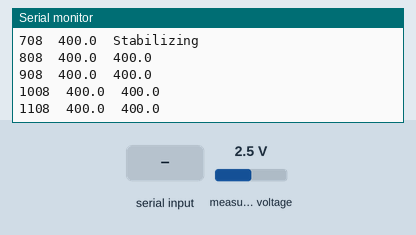
Recording of a sketch running on a simulated Arduino Nano, built with avr-gcc and run on an emulated ATmega328P. On the bench: the last lines printed to the serial monitor. The test bench sets the inputs (shaded band); at power-on: measured voltage 2.5 V.

Above: at 1.2 s.
1.3 s: "n" received over Serial
At 1.42 s:
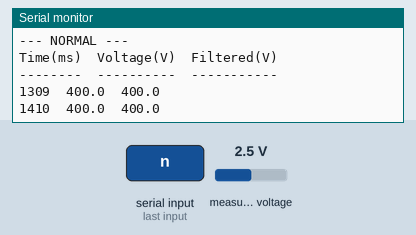
2.8 s: "c" received over Serial
At 2.92 s:
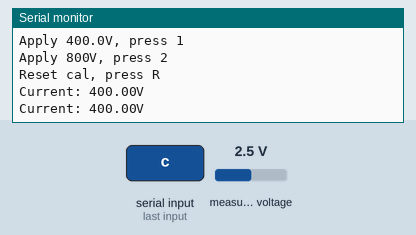
4.3 s: "i" received over Serial
5.8 s: "1" received over Serial
At 6.5 s:
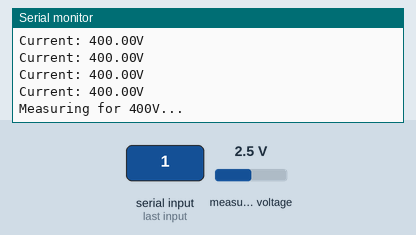
8.4 s: "2" received over Serial
At 9.68 s:
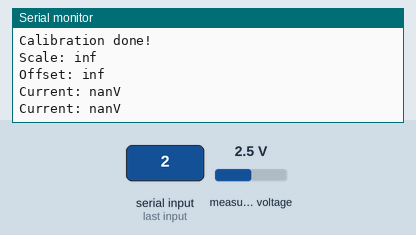
11.0 s: "N" received over Serial
At 11.18 s:
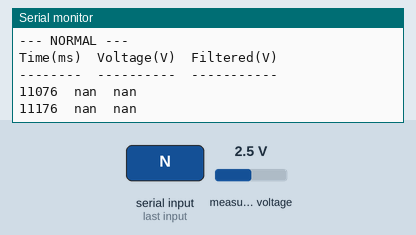

The sketch:

sketch_jun19a.ino
```cpp
#include <Wire.h>
#include <Adafruit_ADS1X15.h>

// Inisialisasi objek ADS1115
Adafruit_ADS1115 ads;

// Konstanta (menggunakan PROGMEM untuk menghemat RAM)
const float MIN_VOLTAGE = 400.0;
const float MAX_VOLTAGE = 600.0;
const float MAX_ADC_V = 4.9;
const float ADC_REF = 6.144;
const int16_t ADC_MAX = 32767;

// Variabel kalibrasi (simplified)
float cal_offset = 0.0;
float cal_scale = 1.0;

// Filtering - reduced size
const byte SAMPLES = 8;  // Reduced from 20 to 8
float readings[SAMPLES];
byte readIndex = 0;
float readSum = 0;
bool ready = false;

// Timing
unsigned long lastRead = 0;
const unsigned int INTERVAL = 100;

// Mode
byte mode = 0; // 0=normal, 1=calibrate

void setup() {
  Serial.begin(115200);

  Serial.println(F("=== Nano HV Monitor ==="));

  if (!ads.begin()) {
    Serial.println(F("ADS1115 Failed!"));
    while(1);
  }

  ads.setGain(GAIN_TWOTHIRDS);

  // Initialize readings array
  for (byte i = 0; i < SAMPLES; i++) {
    readings[i] = 0;
  }

  Serial.println(F("Ready! Commands:"));
  Serial.println(F("N-Normal, C-Cal, I-Info"));
  printHeader();
}

void loop() {
  // Check commands
  if (Serial.available()) {
    char cmd = Serial.read();
    handleCommand(cmd);
  }

  // Main operation
  if (millis() - lastRead >= INTERVAL) {
    lastRead = millis();

    if (mode == 0) {
      normalMode();
    } else {
      calibrateMode();
    }
  }
}

void handleCommand(char cmd) {
  switch (cmd) {
    case 'n':
    case 'N':
      mode = 0;
      Serial.println(F("\n--- NORMAL ---"));
      printHeader();
      break;

    case 'c':
    case 'C':
      mode = 1;
      Serial.println(F("\n--- CALIBRATE ---"));
      Serial.println(F("Apply 400.0V, press 1"));
      Serial.println(F("Apply 800V, press 2"));
      Serial.println(F("Reset cal, press R"));
      break;

    case 'i':
    case 'I':
      printInfo();
      break;

    case '1':
      if (mode == 1) calibratePoint(400.0);
      break;

    case '2':
      if (mode == 1) calibratePoint(600.0);
      break;

    case 'r':
    case 'R':
      cal_offset = 0.0;
      cal_scale = 1.0;
      Serial.println(F("Cal reset"));
      break;
  }
}

void normalMode() {
  float voltage = readVoltage();

  Serial.print(millis());
  Serial.print(F("\t"));
  Serial.print(voltage, 1);

  if (ready) {
    Serial.print(F("\t"));
    Serial.print(getFiltered(), 1);
  } else {
    Serial.print(F("\tStabilizing"));
  }

  Serial.println();
}

void calibrateMode() {
  float voltage = readVoltage();
  Serial.print(F("Current: "));
  Serial.print(voltage, 2);
  Serial.println(F("V"));
}

float readVoltage() {
  // Read ADC
  int16_t raw = ads.readADC_SingleEnded(0);
  float adcV = (raw * ADC_REF) / ADC_MAX;

  if (adcV < 0) adcV = 0;
  if (adcV > MAX_ADC_V) adcV = MAX_ADC_V;

  // Map to voltage
  float voltage = map_f(adcV, 0.0, MAX_ADC_V, MIN_VOLTAGE, MAX_VOLTAGE);

  // Apply calibration
  voltage = (voltage * cal_scale) + cal_offset;

  // Add to filter
  readSum -= readings[readIndex];
  readings[readIndex] = voltage;
  readSum += readings[readIndex];
  readIndex = (readIndex + 1) % SAMPLES;

  if (readIndex == 0 && !ready) {
    ready = true;
  }

  return voltage;
}

float getFiltered() {
  return readSum / SAMPLES;
}

void calibratePoint(float known) {
  Serial.print(F("Measuring for "));
  Serial.print(known, 0);
  Serial.println(F("V..."));

  // Take average of multiple readings
  float sum = 0;
  for (byte i = 0; i < 20; i++) {
    sum += readVoltage();
    delay(50);
  }
  float measured = sum / 20.0;

  Serial.print(F("Measured: "));
  Serial.print(measured, 2);
  Serial.println(F("V"));

  // Simple 2-point calibration
  static float known1 = 0, measured1 = 0;
  static float known2 = 0, measured2 = 0;
  static bool point1Set = false;

  if (known == 400.0) {
    known1 = known;
    measured1 = measured;
    point1Set = true;
    Serial.println(F("Point 1 set"));
  } else if (known == 600.0 && point1Set) {
    known2 = known;
    measured2 = measured;

    // Calculate calibration coefficients
    cal_scale = (known2 - known1) / (measured2 - measured1);
    cal_offset = known1 - (cal_scale * measured1);

    Serial.println(F("Calibration done!"));
    Serial.print(F("Scale: "));
    Serial.println(cal_scale, 4);
    Serial.print(F("Offset: "));
    Serial.println(cal_offset, 2);

    point1Set = false; // Reset for next calibration
  }
}

void printInfo() {
  Serial.println(F("\n=== INFO ==="));
  Serial.println(F("Board: Arduino Nano"));
  Serial.println(F("ADC: ADS1115 16-bit"));
  Serial.println(F("Range: 400.0-800V"));
  Serial.print(F("Scale: "));
  Serial.println(cal_scale, 4);
  Serial.print(F("Offset: "));
  Serial.println(cal_offset, 2);
  Serial.println(F("============\n"));
}

void printHeader() {
  Serial.println(F("Time(ms)\tVoltage(V)\tFiltered(V)"));
  Serial.println(F("--------\t----------\t-----------"));
}

// Optimized map function
float map_f(float x, float in_min, float in_max, float out_min, float out_max) {
  return (x - in_min) * (out_max - out_min) / (in_max - in_min) + out_min;
}
```

Measured:
- after the input at 1.3 s, the serial monitor: prints a new line at once (image 1)
- after the input at 2.8 s, the serial monitor: prints a new line at once (image 2)
- after the input at 5.8 s, the serial monitor: prints a new line at once (image 3)
- after the input at 8.4 s, the serial monitor: prints a new line at once (image 4)
- after the input at 11.0 s, the serial monitor: prints a new line at once (image 5)
